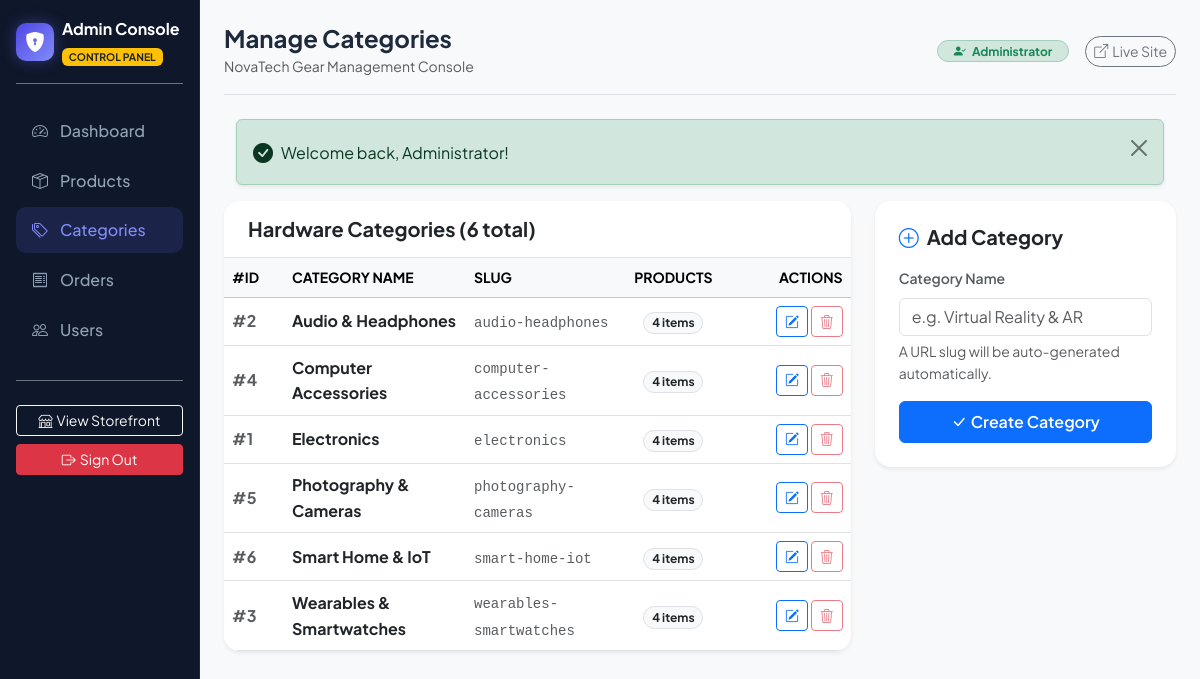
The app's page /admin/categories (signed in) with its own data.
### tables this page shows
CREATE TABLE `categories` (
    `id` INT UNSIGNED AUTO_INCREMENT PRIMARY KEY,
    `name` VARCHAR(100) NOT NULL,
    `slug` VARCHAR(100) NOT NULL UNIQUE,
    INDEX `idx_categories_slug` (`slug`)
);

### app/views/admin/categories/index.php (the view, shortened to what the rows shown need)
<div class="row g-4">
    <div class="col-lg-8">
        <div class="card border-0 shadow-sm rounded-4 overflow-hidden">
            <div class="card-header bg-white py-3 px-4 border-bottom">
                <h5 class="fw-bold m-0">Hardware Categories (<?= count($categories) ?> total)</h5>
            </div>
            <div class="table-responsive">
                <table class="table table-hover align-middle mb-0">
                    <thead class="table-light small text-muted text-uppercase">
                        <tr>
                            <th style="width: 60px;">#ID</th>
                            <th>Category Name</th>
                            <th>Slug</th>
                            <th class="text-center">Products</th>
                            <th class="text-end" style="width: 130px;">Actions</th>
                        </tr>
                    </thead>
                    <tbody>
                        <?php if (empty($categories)): ?>
                            <tr>
                                <td colspan="5" class="text-center py-4 text-muted">No categories created yet.</td>
                            </tr>
                        <?php else: ?>
                            <?php foreach ($categories as $cat): ?>
                                <tr>
                                    <td class="text-muted fw-bold">#<?= $cat['id'] ?></td>
                                    <td>
                                        <span class="fw-bold text-dark"><?= e($cat['name']) ?></span>
                                    </td>
                                    <td>
                                        <span class="small font-monospace text-muted"><?= e($cat['slug']) ?></span>
                                    </td>
                                    <td class="text-center">
                                        <span class="badge bg-light text-dark border rounded-pill">
                                            <?= $cat['product_count'] ?> items
                                        </span>
                                    </td>
                                    <td class="text-end">
                                        <button type="button" class="btn btn-outline-primary btn-sm" data-bs-toggle="modal" data-bs-target="#editModal<?= $cat['id'] ?>" title="Edit">
                                            <i class="bi bi-pencil-square"></i>
                                        </button>
                                        <form action="/admin/categories/<?= $cat['id'] ?>/delete" method="POST" class="d-inline m-0" onsubmit="return confirm('Delete category <?= e($cat['name']) ?>?');">
                                            <button type="submit" class="btn btn-outline-danger btn-sm" title="Delete" <?= ($cat['product_count'] > 0) ? 'disabled' : '' ?>>
                                                <i class="bi bi-trash3"></i>
                                            </button>
                                        </form>
                                    </td>
                                </tr>
                            <?php endforeach; ?>
                        <?php endif; ?>
                    </tbody>
                </table>
            </div>
        </div>
    </div>
    <div class="col-lg-4">
        <div class="card border-0 shadow-sm rounded-4 p-4 sticky-top" style="top: 85px;">
            <h5 class="fw-bold mb-3 d-flex align-items-center gap-2">
                <i class="bi bi-plus-circle text-primary"></i>
                <span>Add Category</span>
            </h5>
            <form action="/admin/categories" method="POST">
                <div class="mb-3">
                    <label for="new_cat_name" class="form-label small fw-semibold text-muted">Category Name</label>
                    <input type="text" class="form-control" id="new_cat_name" name="name" placeholder="e.g. Virtual Reality & AR" required autofocus>
                    <div class="form-text small text-muted">A URL slug will be auto-generated automatically.</div>
                </div>
                <div class="d-grid">
                    <button type="submit" class="btn btn-primary py-2 fw-semibold">
                        <i class="bi bi-check-lg me-1"></i>Create Category
                    </button>
                </div>
            </form>
        </div>
    </div>
</div>

### app/core/Router.php (shortened to what the rows shown need)
<?php
class Router
{
    private array $routes = [];
    private array $groupMiddleware = [];
    public function group(array $attributes, callable $callback): void
    {
        $previousMiddleware = $this->groupMiddleware;
        if (isset($attributes['middleware'])) {
            $middlewares = is_array($attributes['middleware']) ? $attributes['middleware'] : [$attributes['middleware']];
            $this->groupMiddleware = array_merge($this->groupMiddleware, $middlewares);
        }
        $this->groupMiddleware = $previousMiddleware;
    }
    private function addRoute(string $method, string $path, array|callable $handler, array $middleware = []): self
    {
        $allMiddleware = array_merge($this->groupMiddleware, $middleware);
        $cleanPath = '/' . trim($path, '/');
        $pattern = preg_replace('/\{([a-zA-Z0-9_]+)\}/', '(?P<$1>[^/]+)', $cleanPath);
        $pattern = "#^" . $pattern . "$#";
        $this->routes[] = [
            'method'     => strtoupper($method),
            'path'       => $cleanPath,
            'pattern'    => $pattern,
            'handler'    => $handler,
            'middleware' => $allMiddleware
        ];
        return $this;
    }
    public function dispatch(Request $request): void
    {
        $method = $request->method();
        $uri = $request->uri();
        foreach ($this->routes as $route) {
            if ($route['method'] !== $method) {
                continue;
            }
            if (preg_match($route['pattern'], $uri, $matches)) {
                $params = [];
                $handler = $route['handler'];
                if (is_array($handler) && count($handler) === 2) {
                    [$controllerClass, $action] = $handler;
                    $controller = new $controllerClass();
                    $controller->$action($request, ...array_values($params));
                    return;
                }
            }
        }
    }
}

### records on screen
categories: id "2", name "Audio & Headphones", slug "audio-headphones", product_count "4"
categories: id "4", name "Computer Accessories", slug "computer-accessories", product_count "4"
categories: id "1", name "Electronics", slug "electronics", product_count "4"
categories: id "5", name "Photography & Cameras", slug "photography-cameras", product_count "4"
categories: id "6", name "Smart Home & IoT", slug "smart-home-iot", product_count "4"
categories: id "3", name "Wearables & Smartwatches", slug "wearables-smartwatches", product_count "4"

### other values on screen
$msg "Welcome back, Administrator!"
count($categories) "6"
